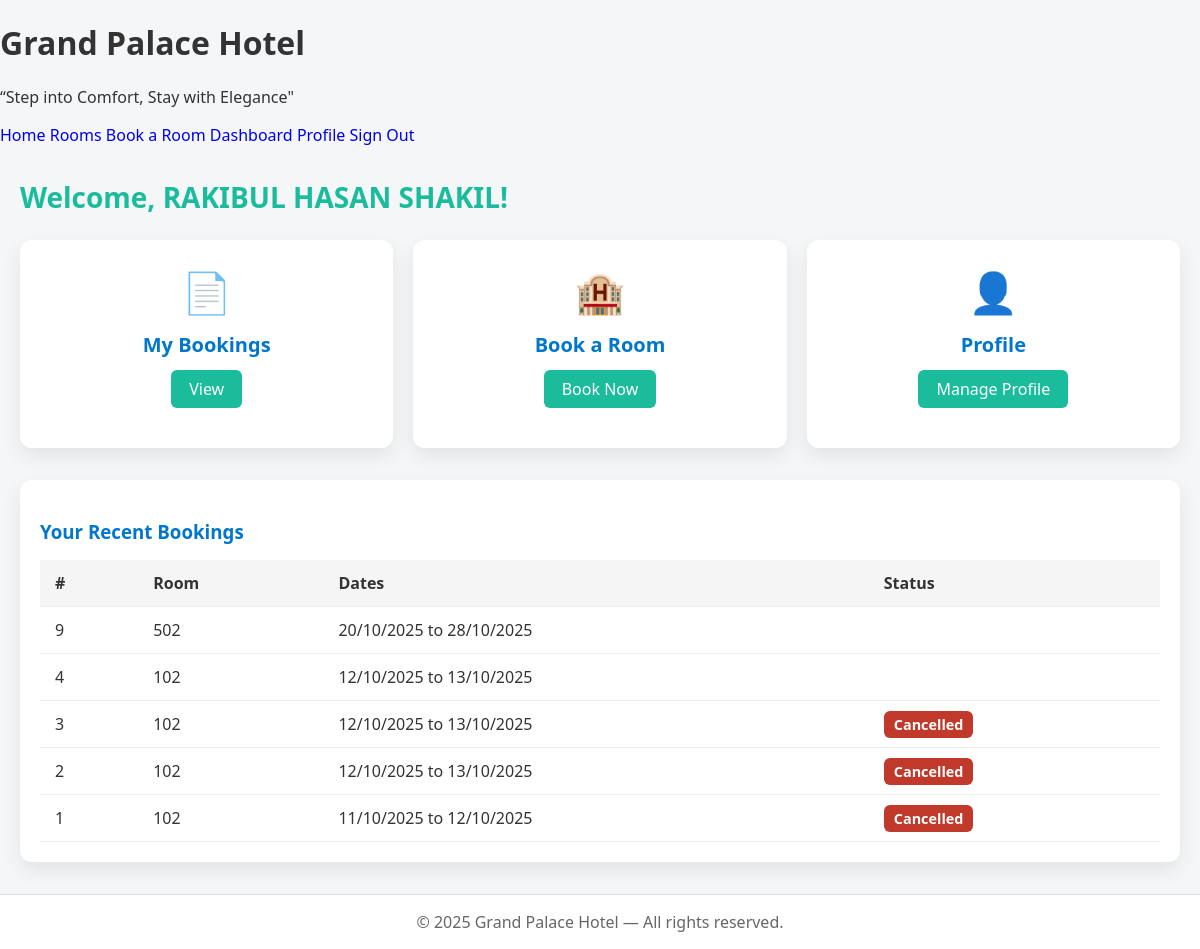
The app's page /dashboards/dashboard_guest.php (signed in) with its own data.
### tables this page shows
CREATE TABLE `bookings` (
  `id` int(11) NOT NULL,
  `user_id` int(11) NOT NULL,
  `room_id` int(11) NOT NULL,
  `checkin` date NOT NULL,
  `checkout` date NOT NULL,
  `total_amount` decimal(10,2) DEFAULT 0.00,
  `status` enum('pending','confirmed','checked_in','checked_out','cancelled') DEFAULT 'pending',
  `created_at` timestamp NOT NULL DEFAULT current_timestamp(),
  `num_guests` int(11) NOT NULL DEFAULT 1
);

CREATE TABLE `rooms` (
  `id` int(11) NOT NULL,
  `room_no` varchar(50) NOT NULL,
  `type` varchar(100) NOT NULL,
  `description` text DEFAULT NULL,
  `price` decimal(10,2) NOT NULL DEFAULT 0.00,
  `image` varchar(255) DEFAULT NULL,
  `status` enum('available','occupied','maintenance','reserved') DEFAULT 'available',
  `created_at` timestamp NOT NULL DEFAULT current_timestamp()
);

### includes/db.php (called while the page is built, shortened)
<?php
function fmtDateDisplay($date) {
    $d = DateTime::createFromFormat('Y-m-d', $date);
    return $d->format('d/m/Y');
}
?>

### dashboards/dashboard_guest.php (the view, shortened to what this page needs)
<?php
require_once "../includes/db.php";
include("../includes/header.php");
include("../includes/navbar.php");
?>
<link rel="stylesheet" href="/hotel_management_system/css/dashboard.css">
<div class="container">
    <h2 class="page-title">Welcome, <?= htmlspecialchars($_SESSION['fullname'] ?? 'Guest') ?>!</h2>
    <div class="cards">
        <div class="card">
            <div class="card-icon">📄</div>
            <h3>My Bookings</h3>
            <p><a href="/hotel_management_system/manage/manage_bookings.php" class="btn">View</a></p>
        </div>
        <div class="card">
            <div class="card-icon">🏨</div>
            <h3>Book a Room</h3>
            <p><a href="/hotel_management_system/bookroom.php" class="btn">Book Now</a></p>
        </div>
        <div class="card">
            <div class="card-icon">👤</div>
            <h3>Profile</h3>
            <p><a href="/hotel_management_system/profile.php" class="btn">Manage Profile</a></p>
        </div>
    </div>
    <div class="list">
        <h3>Your Recent Bookings</h3>
        <table class="booking-table">
            <thead>
                <tr>
                    <th>#</th>
                    <th>Room</th>
                    <th>Dates</th>
                    <th>Status</th>
                </tr>
            </thead>
            <tbody>
            <?php
            $uid = intval($_SESSION['user_id']);
            $q = "SELECT b.id,b.checkin,b.checkout,b.status,r.room_no FROM bookings b JOIN rooms r ON b.room_id=r.id WHERE b.user_id={$uid} ORDER BY b.created_at DESC LIMIT 8";
            $res = $conn->query($q);
            while ($row = $res->fetch_assoc()) {
                echo "<tr>";
                echo "<td>{$row['id']}</td>";
                echo "<td>".htmlspecialchars($row['room_no'])."</td>";
                echo "<td>".fmtDateDisplay($row['checkin'])." to ".fmtDateDisplay($row['checkout'])."</td>";
                echo "<td><span class='status ".strtolower($row['status'])."'>".ucfirst($row['status'])."</span></td>";
                echo "</tr>";
            }
            ?>
            </tbody>
        </table>
    </div>
</div>
<?php include("../includes/footer.php"); ?>

### css/homepage.css (style rules this page uses)
body { font-family: 'Segoe UI', Tahoma, Geneva, Verdana, sans-serif; margin:0; padding:0; background:#f4f6f8; color:#333; }
a { text-decoration:none; }
.container { max-width:1100px; margin:40px auto; padding:0 16px; }

### css/dashboard.css (style rules this page uses)
.container { max-width:1200px; margin:32px auto; padding:0 20px; font-family: 'Segoe UI', sans-serif; }
.page-title { color:#1abc9c; margin-bottom:24px; font-size:28px; }
.cards { display:flex; flex-wrap:wrap; gap:20px; margin-bottom:32px; }
.card { flex:1 1 250px; background:#fff; padding:24px; border-radius:12px; box-shadow:0 8px 20px rgba(0,0,0,0.08); text-align:center; transition:0.3s; position:relative; }
.card-icon { font-size:40px; margin-bottom:12px; }
.card h3 { font-size:20px; margin:8px 0; color:#0077cc; }
.card p { margin-top:12px; }
.btn { display:inline-block; padding:8px 18px; background:#1abc9c; color:#fff; border-radius:6px; text-decoration:none; transition:0.3s; }
.list { background:#fff; padding:20px; border-radius:12px; box-shadow:0 8px 20px rgba(0,0,0,0.08); }
.list h3 { margin-bottom:16px; color:#0077cc; }
.booking-table { width:100%; border-collapse:collapse; }
.booking-table th, .booking-table td { padding:12px 15px; text-align:left; border-bottom:1px solid #eee; }
.booking-table th { background:#f5f5f5; color:#333; font-weight:600; }
.status { padding:4px 10px; border-radius:6px; font-weight:600; color:#fff; font-size:0.9em; }
.status.cancelled { background:#c0392b; }

### records on screen
bookings: id "9", room.room_no "502", checkin "20/10/2025", checkout "28/10/2025"
bookings: id "4", room.room_no "102", checkin "12/10/2025", checkout "13/10/2025"
bookings: id "3", room.room_no "102", checkin "12/10/2025", checkout "13/10/2025", status "Cancelled"
bookings: id "2", room.room_no "102", checkin "12/10/2025", checkout "13/10/2025", status "Cancelled"
bookings: id "1", room.room_no "102", checkin "11/10/2025", checkout "12/10/2025", status "Cancelled"

### other values on screen
$_SESSION['fullname'] "RAKIBUL HASAN SHAKIL"
